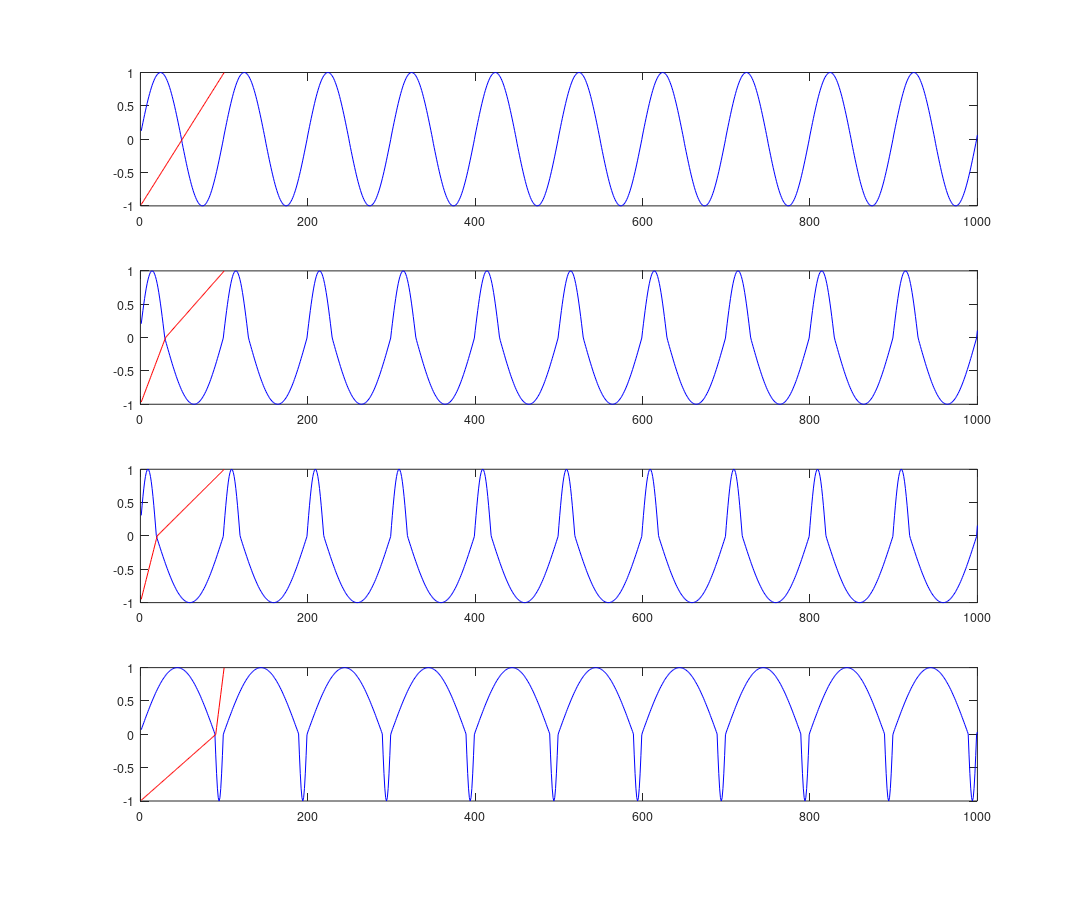

MATLAB code to generate this figure:
% Copyright (c) 2014-2015, Vlad Mesco
% All rights reserved.
% 
% Redistribution and use in source and binary forms, with or without modification, are permitted provided that the following conditions are met:
% 
% 1. Redistributions of source code must retain the above copyright notice, this list of conditions and the following disclaimer.
% 
% 2. Redistributions in binary form must reproduce the above copyright notice, this list of conditions and the following disclaimer in the documentation and/or other materials provided with the distribution.
% 
% THIS SOFTWARE IS PROVIDED BY THE COPYRIGHT HOLDERS AND CONTRIBUTORS "AS IS" AND ANY EXPRESS OR IMPLIED WARRANTIES, INCLUDING, BUT NOT LIMITED TO, THE IMPLIED WARRANTIES OF MERCHANTABILITY AND FITNESS FOR A PARTICULAR PURPOSE ARE DISCLAIMED. IN NO EVENT SHALL THE COPYRIGHT HOLDER OR CONTRIBUTORS BE LIABLE FOR ANY DIRECT, INDIRECT, INCIDENTAL, SPECIAL, EXEMPLARY, OR CONSEQUENTIAL DAMAGES (INCLUDING, BUT NOT LIMITED TO, PROCUREMENT OF SUBSTITUTE GOODS OR SERVICES; LOSS OF USE, DATA, OR PROFITS; OR BUSINESS INTERRUPTION) HOWEVER CAUSED AND ON ANY THEORY OF LIABILITY, WHETHER IN CONTRACT, STRICT LIABILITY, OR TORT (INCLUDING NEGLIGENCE OR OTHERWISE) ARISING IN ANY WAY OUT OF THE USE OF THIS SOFTWARE, EVEN IF ADVISED OF THE POSSIBILITY OF SUCH DAMAGE.

function phaseDistortion
  freq = 440;
  plotLen = 200 * 5;

  distortionFuncParams = [ 0.5, 0.3, 0.2, 0.9 ];
  distortionFuncs = [];
  for i = 1:length(distortionFuncParams)
    distortionFuncs = [distortionFuncs; phaseDistortionFunction(freq, distortionFuncParams(i))];
  endfor;

  sigs = [];
  for i = 1:length(distortionFuncs(:,1))
    signl = genSignal(freq, distortionFuncs(i,:), plotLen);
    sigs = [sigs;signl];
  endfor;

  figure(1)
  clf(1)
  set(1, 'Units', 'inches')
  set(1, 'Position', [0, 0, 12, 10])
  set(1, 'PaperSize', [12, 10])
  set(1, 'PaperPositionMode', 'manual')
  set(1, 'PaperUnits', 'inches')
  set(1, 'PaperPosition', [0, 0, 12, 10])

  for i = 1:length(distortionFuncs(:,1))
    subplot(length(distortionFuncs(:,1)), 1, i)
    plot(1:length(sigs(i, 1:plotLen)), sigs(i, 1:plotLen), 'color', 'b')
    hold on;
    plot(1:length(distortionFuncs(i,:)), distortionFuncs(i,:), 'color', 'r')
  endfor

  %print(1, 'phaseDistortion.png', '-dpng', '-color', '-r100', '-S1200x1000')
endfunction

function sig = genSignal(freq, phaseDistortion, plotLen)
  Ns = cast(44100 / freq, 'uint32');
  sig = zeros(1, plotLen);

  for i = 1:plotLen
    lNs = mod(i, Ns);
    sine = sin(phaseDistortion(lNs + 1) * pi + pi);
    %line = 2 * cast((Ns - lNs), 'double') / cast(Ns, 'double') - 1;
    %sig(i) = line * sine;
    sig(i) = sine;
  endfor;
endfunction

function ret = phaseDistortionFunction(baseFreq, zeroPos)
  ret = [];
  base_Ns = (44100 / baseFreq);
  zero_Ns = base_Ns * zeroPos;
  for i = 1:zero_Ns
    ret = [ret, i / zero_Ns - 1];
  endfor;
  for i = 1:(base_Ns - zero_Ns)
    ret = [ret, i / (base_Ns - zero_Ns)];
  endfor;
endfunction
